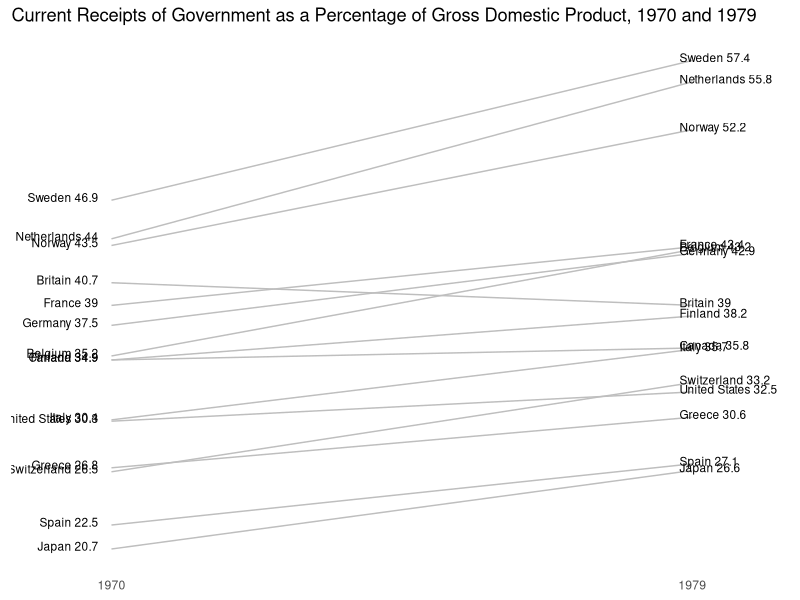

Here is the R script that generated this plot:
## ---- chunk 1
knitr::opts_chunk$set(echo = FALSE)   # Changed global markdown options to echo = FALSE
library(tidyverse)
## ---- chunk 2
# Data wrangling
tax <- tribble(
  ~ Country,     ~ `1970`, ~ `1979`,
  "Sweden",          46.9,     57.4,
  "Netherlands",     44.0,     55.8,
  "Norway",          43.5,     52.2,
  "Britain",         40.7,     39.0,
  "France",          39.0,     43.4,
  "Germany",         37.5,     42.9,
  "Belgium",         35.2,     43.2,
  "Canada",          34.9,     35.8,
  "Finland",         34.9,     38.2,
  "Italy",           30.4,     35.7,
  "United States",   30.3,     32.5,
  "Greece",          26.8,     30.6,
  "Switzerland",     26.5,     33.2,
  "Spain",           22.5,     27.1,
  "Japan",           20.7,     26.6
)

tax_tidy <- tax %>%
  pivot_longer(cols = c(`1970`, `1979`),
               names_to = "Year",
               values_to = "Tax Percent")

tax_tidy$Year <- as.numeric(tax_tidy$Year)

tax_tidy$`Tax Percent` <- round(tax_tidy$`Tax Percent`, 1)

# Graphing

ggplot(tax_tidy, aes(x=Year, y=`Tax Percent`, group=Country)) +
  geom_line(color = "grey") +
  geom_text(data=subset(tax_tidy, Year==1970),
            aes(label=paste(Country, `Tax Percent`)),
            hjust=1, hjust = 1, 
            position = position_nudge(x = -0.2, y = 0.2),
            size=3) +
  geom_text(data=subset(tax_tidy, Year==1979),
            aes(label=paste(Country, `Tax Percent`)),
            hjust=0, hjust = 1,
            position = position_nudge(x = -0.2, y = 0.2),
            size=3) +
  scale_x_continuous(breaks = c(1970, 1979), limits = c(1969, 1980)) +
  theme_minimal() +
  theme(axis.title = element_blank(),
    axis.text.y = element_blank(),
    axis.ticks = element_blank(),
    panel.grid = element_blank()) +
  labs(title = "Current Receipts of Government as a Percentage of Gross Domestic Product, 1970 and 1979")
## ---- chunk 3
# Data wrangling
volcano_tbl <- as_tibble(volcano)

colnames(volcano_tbl) <- 1:ncol(volcano) 
volcano_tbl$row <- 1:nrow(volcano_tbl)

# Graphing

## ---- chunk 4
# Data wrangling
budget <- tribble(
  ~ Expenses,             ~ Jan, ~ Feb, ~ Mar, ~ Apr, ~ May, ~ Jun, ~ Jul, ~ Aug, ~ Sep, ~ Oct, ~ Nov, ~ Dec,
  "Domestic Actual",      84853, 84838, 88103, 85072, 88723, 90384, 89374, 95273, 94239, 92394, 96934, 105034,
  "Domestic Budget",      83000, 83830, 84668, 85515, 86370, 87234, 88106, 88987, 89877, 90776, 91684, 92600,
  "International Actual", 12538, 12438, 14934, 14033, 13945, 15938, 14086, 15934, 13945, 17338, 19384, 22394,
  "International Budget", 12000, 12600, 13860, 13200, 13860, 15246, 14520, 15246, 16771, 15972, 16771, 18448
)

# Graphing

